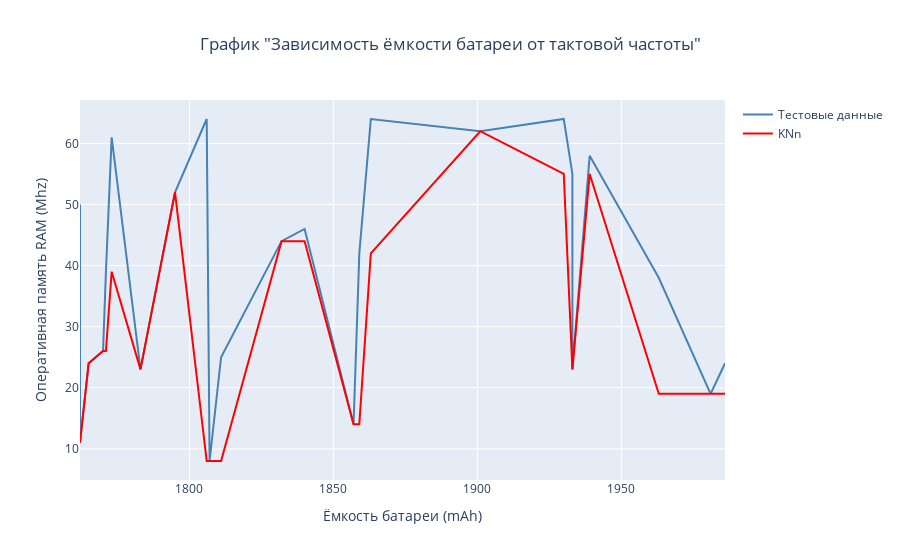

Write notebook code for a chart like this one.
### Code cell
#KNn

k = 2  # соседи
model = KNeighborsClassifier(n_neighbors=k)
model.fit(x_test.reshape(-1,1), y_test)
y_pred = model.predict(x_test.reshape(-1,1))
# тестовые данные
fig = go.Figure()

fig.add_trace(go.Scatter(
    x = x_test,
    y = y_test,
    mode = 'lines',
    name = 'Тестовые данные',
    line=dict(color = '#4682B4', width = 2))
)

# МНК
fig.add_trace(go.Scatter(
    x = x_test,
    y = y_pred,
    mode = 'lines',
    name = 'KNn',
    line = dict(color = 'red', width = 2))
)
fig.update_xaxes(title_text="Ёмкость батареи (mAh)")
fig.update_yaxes(title_text="Оперативная память RAM (Mhz)")
fig.update_layout(title_text='График "Зависимость ёмкости батареи от тактовой частоты"', title_x =0.5)
fig.show()

### Figure 1 — Plotly figure (JSON) as saved in the notebook; plotly's stock layout.template omitted (floating-point values rounded to 4 significant figures)
{"data": [{"line": {"color": "#4682B4", "width": 2}, "mode": "lines", "name": "Тестовые данные", "type": "scatter", "x": [1762, 1762, 1765, 1770, 1771, 1773, 1783, 1795, 1806, 1807, 1811, 1832, 1840, 1857, 1859, 1863, 1901, 1930, 1933, 1933, 1939, 1963, 1981, 1986], "y": [50, 11, 24, 26, 39, 61, 23, 52, 64, 8, 25, 44, 46, 14, 42, 64, 62, 64, 55, 23, 58, 38, 19, 24]}, {"line": {"color": "red", "width": 2}, "mode": "lines", "name": "KNn", "type": "scatter", "x": [1762, 1762, 1765, 1770, 1771, 1773, 1783, 1795, 1806, 1807, 1811, 1832, 1840, 1857, 1859, 1863, 1901, 1930, 1933, 1933, 1939, 1963, 1981, 1986], "y": [11, 11, 24, 26, 26, 39, 23, 52, 8, 8, 8, 44, 44, 14, 14, 42, 62, 55, 23, 23, 55, 19, 19, 19]}], "layout": {"title": {"text": "График \"Зависимость ёмкости батареи от тактовой частоты\"", "x": 0.5}, "xaxis": {"title": {"text": "Ёмкость батареи (mAh)"}}, "yaxis": {"title": {"text": "Оперативная память RAM (Mhz)"}}}}
